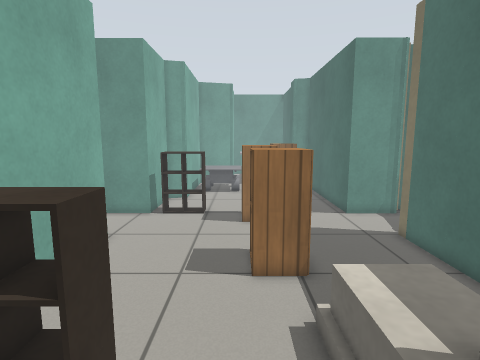
View 1 (above)

20 first-person views from a walk through a world built for the Gazebo simulator. The camera is 1.1 m above the floor, tilts 8° down and sees 80° across. The lines on the ground mark 1 m squares. The floor is counted in squares, 0.25 m on a side. Each view is taken from the middle of a square. On the plan, view 1 faces up. The plan holds only what a view shows up to about 20 squares ahead; the rest is blank. The place goes on beyond the plan. The robots in the file are not drawn. Gazebo's built-in surfaces are drawn with simple patterns. Simple shapes stand in for some stock models. Surface patterns are stand-ins for the level's own textures.

View 2
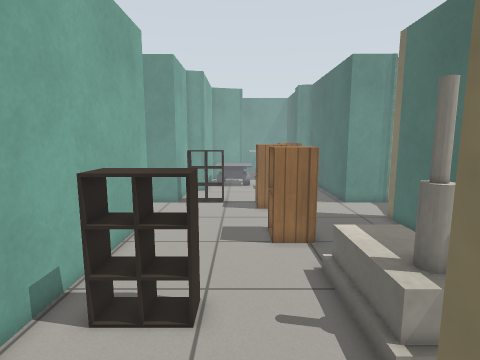

View 3
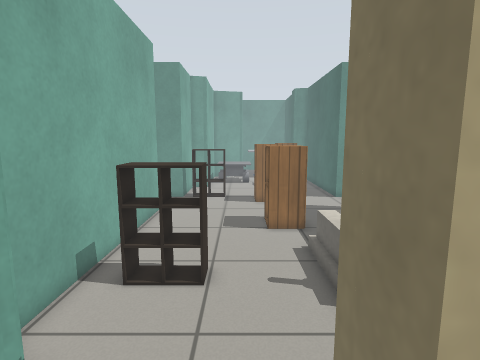

View 4
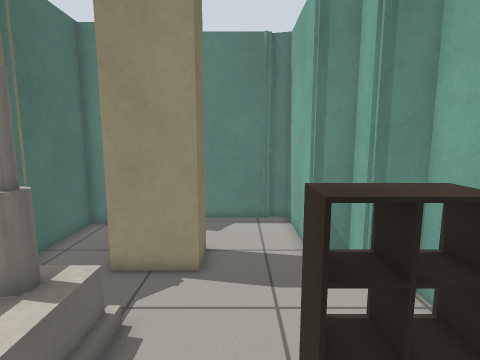

View 5
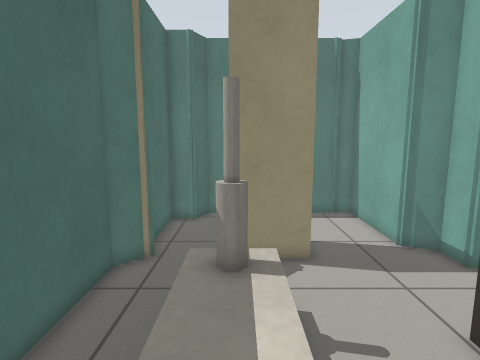

View 6
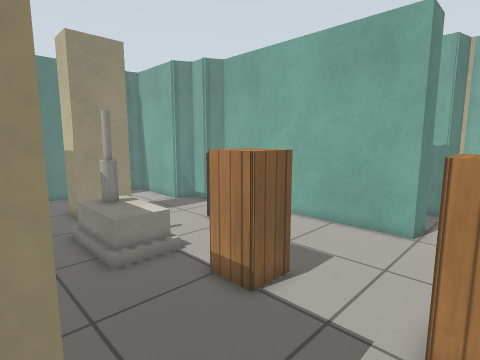

View 7
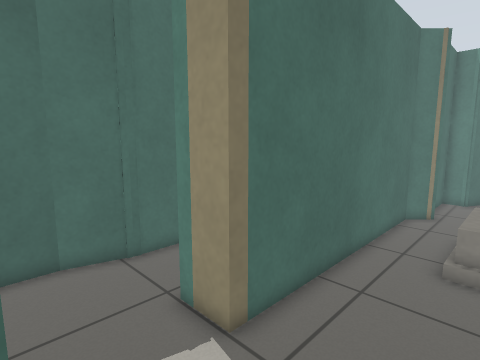

View 8
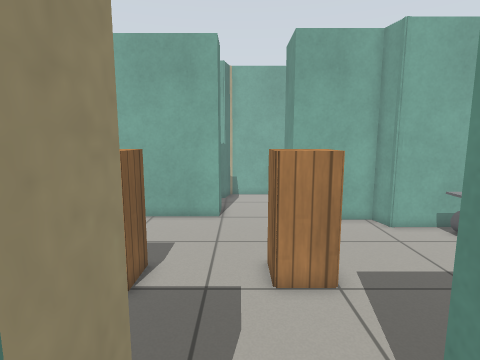

View 9
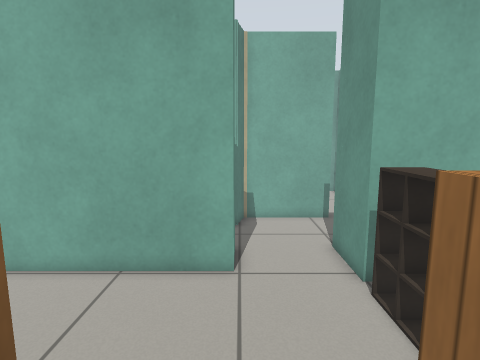

View 10
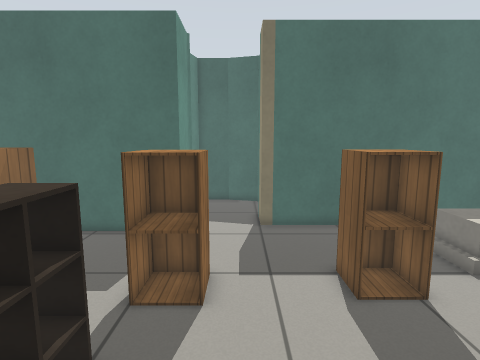

View 11
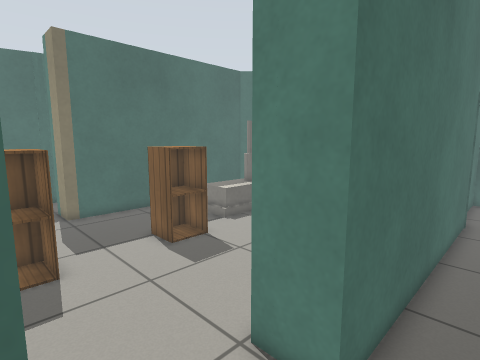

View 12
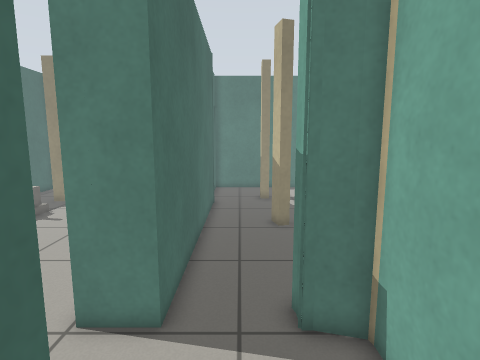

View 13
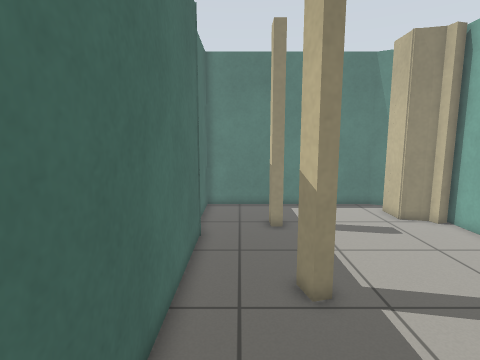

View 14
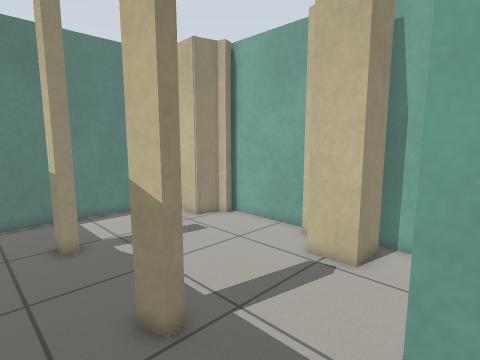

View 15
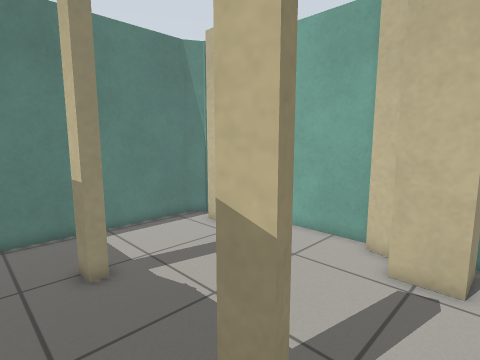

View 16
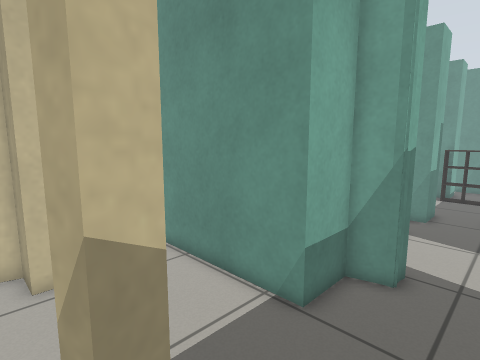

View 17
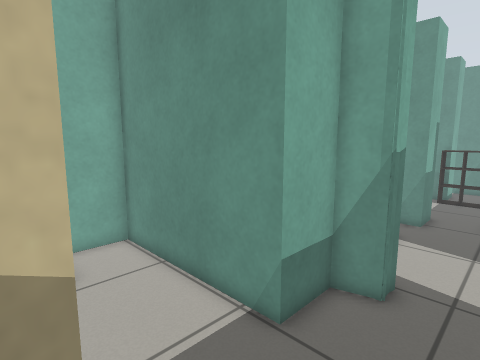

View 18
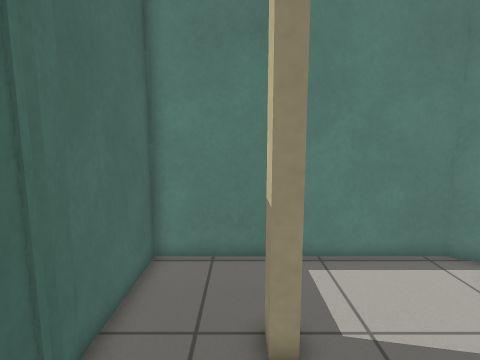

View 19
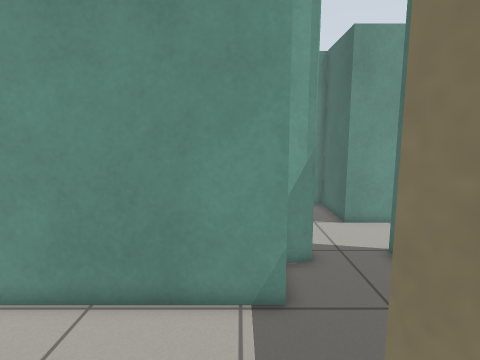

View 20
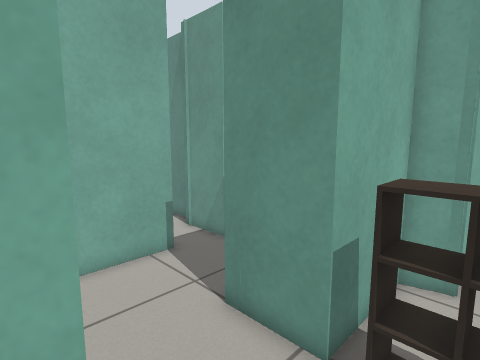

### Floor plan
Points are (right, up) in squares from view 1. A wall is a line through its corners. A room is listed if a view was taken in it or the views show most of it. See-through windows are left out.
Room 1 (views 1, 2, 3)
walls: (0.4, -3.3) (0.4, -1.2) (3.4, -1.2) (3.4, -3.2); (6.2, -1.7) (7.4, -0.5) (7.4, 2.5); (6.4, -1.9) (6.4, -1.2); (2.9, -7.9) (4.8, -7.9) (5.5, -6.7) (6.8, -6.7) (6.8, -2.4); (-6.1, 4) (-6.1, 0.3) (-4.9, -0.4) (-4.9, -1.8) (-3.7, -2.5) (-3.7, -7.9) (-2.8, -8.1) (-2.5, -7.9) (1, -7.9)
low walls: (-2.1, 3.2) (-4.6, 3.2)
ways out: opening at (2.5, 3.5) to room 2
Room 2 (views 4, 5, 6, 8, 9, 10, 13, 20)
walls: (-5.4, 16.8) (-8.4, 16.8); (9.5, 16.8) (6.4, 16.8); (7.4, 2.5) (7.4, 12.9) (9.5, 12.9); (-8.1, 11.4) (-8.1, 12.9) (-6.1, 12.9) (-6.1, 4); (13.1, 12.2) (13.8, 14.9); (13.2, 10.5) (13.2, 12.9); (13.8, 14.8) (13.8, 16.4); (13.4, 17) (12.6, 17.3); (-11.6, 12.6) (-11.6, 12.1); (-12.9, 16.4) (-12.9, 13.2) (-11.3, 12.8)
low walls: (-2.1, 16.8) (-4.8, 16.8); (-4.2, 4.4) (-2.1, 4.4) (-2.1, 3.2)
ways out: opening at (2.5, 3.5) to room 1; opening at (2, 17.5) to room 3; opening at (-10.5, 17.5) to room 4; opening at (-9.5, 12.5) to room 5
objects: cabinet (0, 9) to (2, 11); cabinet (0, 15) to (2, 17); house (2, 2) to (4, 6)
Room 3 (view 7)
walls: (-4.1, 23.5) (-4.1, 21.7) (-5.4, 21.3) (-5.4, 16.8); (6.4, 16.8) (6.4, 23.5)
low walls: (-2.1, 18) (-2.1, 16.8)
ways out: opening at (2, 17.5) to room 2
objects: cabinet (3, 22) to (4, 23)
Room 4 (views 11, 12)
walls: (-12.9, 18.1) (-12.9, 16.4); (-16.4, 21.1) (-17.9, 21.1); (-12.4, 22.5) (-12.4, 20.4) (-15.5, 20.4); (-8.4, 16.8) (-8.4, 21.1) (-9, 21.1)
ways out: opening at (-10.5, 17.5) to room 2
Room 5 (views 14, 15, 16, 17, 18, 19)
walls: (-12.3, 3.6) (-12.6, 4.6) (-12, 4.7) (-11.7, 3.8) (-12.3, 3.6); (-12.3, -2.1) (-11.6, -2.1) (-11.6, -3.3); (-8.1, -1.2) (-8.1, 11.4); (-21.2, 2.5) (-21.2, -2.8); (-7.8, -2.3) (-8.2, -0.6); (-20.6, 6.2) (-18.6, 6.2) (-18.6, 4.2) (-20, 4.2) (-20.4, 2.8); (-20.5, -2.6) (-20.3, -3.1) (-18.9, -3.5) (-18.9, -5.5); (-11.3, 12) (-12.9, 11.6) (-12.9, 9.1) (-21.2, 9.1) (-21.2, 5.9); (-19.9, -6.7) (-18.8, -7.4) (-7.8, -7.4) (-7.8, -2.2)
ways out: opening at (-9.5, 12.5) to room 2

Where each view was taken, in squares from view 1:
view 1: 0 up, 0 right, facing up
view 2: 3 down, 1 left, facing up
view 3: 5 down, 1 left, facing up
view 4: 8 up, 1 left, facing down
view 5: 9 up, 3 right, facing down
view 6: 16 up, 8 right, facing down-left
view 7: 17 up, 3 right, facing down-right
view 8: 14 up, 10 right, facing left
view 9: 13 up, 3 right, facing left
view 10: 14 up, 7 left, facing right
view 11: 17 up, 10 left, facing down-right
view 12: 19 up, 10 left, facing down
view 13: 12 up, 10 left, facing down
view 14: 10 up, 9 left, facing down-left
view 15: 7 up, 9 left, facing down-left
view 16: 3 up, 9 left, facing up-left
view 17: 4 up, 9 left, facing up-left
view 18: 3 up, 11 left, facing down
view 19: 2 up, 14 left, facing up
view 20: 12 up, 3 left, facing up-left
